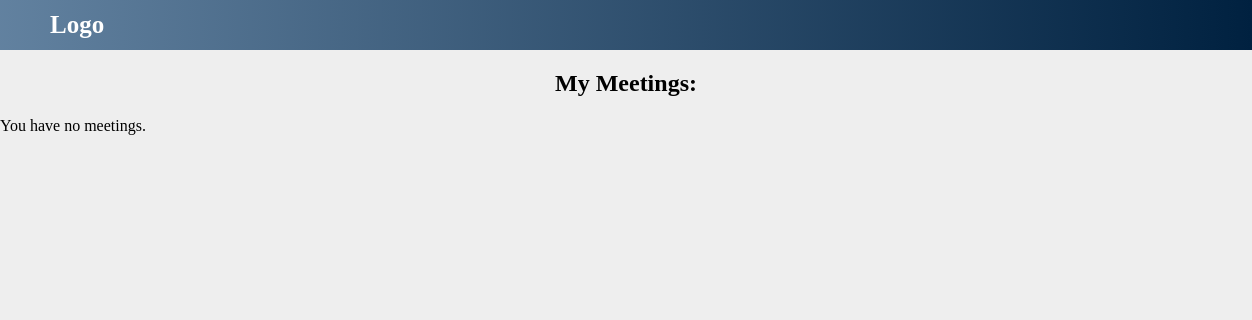
The app's page /real-estate-db/viewMeetings.php (signed in), older data.
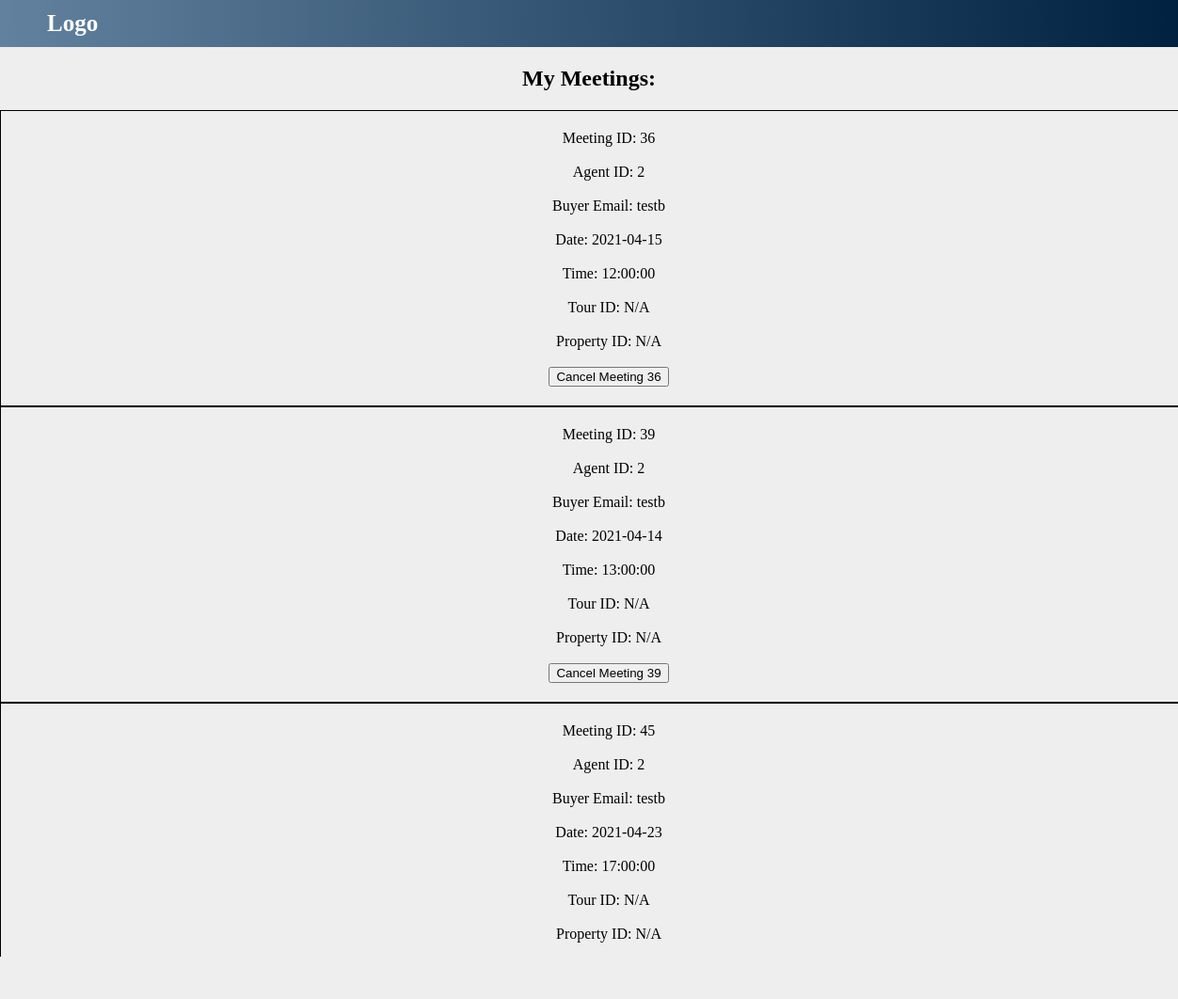
The same page, newer data.
### tables this page shows
CREATE TABLE `online_meeting` (
  `Meeting_ID` int(11) NOT NULL,
  `Agent_ID` int(11) NOT NULL,
  `Date` date NOT NULL,
  `Time` time NOT NULL,
  `B_Email` varchar(50) NOT NULL,
  `Message` varchar(250) DEFAULT NULL
);

### real-estate-db/functions.php (called while the page is built, shortened)
<?php
function check_login($conn) {
    if (isset($_SESSION['Email'])) {
        $email = $_SESSION['Email'];
        $query = "select * from real_estate_agent where Email = '$email' limit 1";
        $result = mysqli_query($conn, $query);
        if($result && mysqli_num_rows($result) > 0) {
            $user_data = mysqli_fetch_assoc($result);
            return $user_data;
        }
    }
    die;
}
?>

### real-estate-db/viewMeetings.php (the view, shortened to what this page needs)
<?php
    include("connection.php");
    include("functions.php");
    $user_data = check_login($conn);
?>
<!DOCTYPE html>
<html>
<head>
	<link rel="stylesheet" type="text/css" href="style.css"/>
</head>
<body>
    <div class="grad">
		<h1 class="logo"> Logo </h1>
	</div>
    <div>
		<h2><center>My Meetings:</center></h2>
	</div>
    <form method="post" action="" >
<?php
    $email = $user_data['Email'];
    if ($_SESSION['Account_Type']=="buyer") {
        $query = "select * from online_meeting where B_Email = '$email'";
    } else if ($_SESSION['Account_Type']=="agent") {
        $query = "select Agent_ID from real_estate_agent where Email = '$email'";
        $result = mysqli_query($conn, $query);
        if ($result && mysqli_num_rows($result)>0) {
            $agent_data = mysqli_fetch_assoc($result);
            $agent_id = $agent_data['Agent_ID'];
            $query = "select * from online_meeting where Agent_ID = '$agent_id'";
        } else {
            echo "There was an error";
            die;
        }
    }
    $result = mysqli_query($conn, $query);
    if ($result) {
        if (mysqli_num_rows($result) > 0) {
            while($meet_data = mysqli_fetch_assoc($result)){
                $tour_id = $property_id = "N/A";
                $meet_id = $meet_data['Meeting_ID'];
                ?>
                <div class="meeting_div">
                    Meeting ID: <?php echo $meet_id;?></br></br>
                    Agent ID: <?php echo $meet_data['Agent_ID'];?></br></br>
                    Buyer Email: <?php echo $meet_data['B_Email'];?></br></br>
                    Date: <?php echo $meet_data['Date'];?></br></br>
                    Time: <?php echo $meet_data['Time'];?></br></br>
                    Tour ID: <?php echo $tour_id;?></br></br>
                    Property ID: <?php echo $property_id;?></br></br>
                    <input type="submit" name="cancel" value="<?php echo "Cancel Meeting " . $meet_id;?>">
                </div>
            <?php }
        } else {
            echo "You have no meetings.";
        }
    } else {
        echo "There was an error loading your meetings.";
    }
?>
</body>
</html>

### real-estate-db/style.css (style rules this page uses)
body { background: #eee; }

### real-estate-db/viewMeetings.php (style rules this page uses)
.grad { width: 100%; height: 50px; background-image: linear-gradient(to right, rgba(38,83,126,0.7), rgba(0,33,64,1)); }
body { margin: 0px; padding: 0px; }
.logo { color: #ffffff; font-size: 25px; text-align: left; margin-top: 0px; float: left; margin: 0px; line-height: 50px; padding-left: 50px; }
.meeting_div { float: left; width: 100%; border: 1px solid; padding: 20px 20px; text-align: center; }

Row changes from the older to the newer data that the page shows:
added online_meeting: Meeting_ID "36", Agent_ID "2", B_Email "testb", Date "2021-04-15", Time "12:00:00", tour_id "N/A", property_id "N/A", cancel "Cancel Meeting 36"
added online_meeting: Meeting_ID "39", Agent_ID "2", B_Email "testb", Date "2021-04-14", Time "13:00:00", tour_id "N/A", property_id "N/A", cancel "Cancel Meeting 39"
added online_meeting: Meeting_ID "45", Agent_ID "2", B_Email "testb", Date "2021-04-23", Time "17:00:00", tour_id "N/A", property_id "N/A", cancel "Cancel Meeting 45"
Text that changed along with them:
text no longer shown: "You have no meetings."
